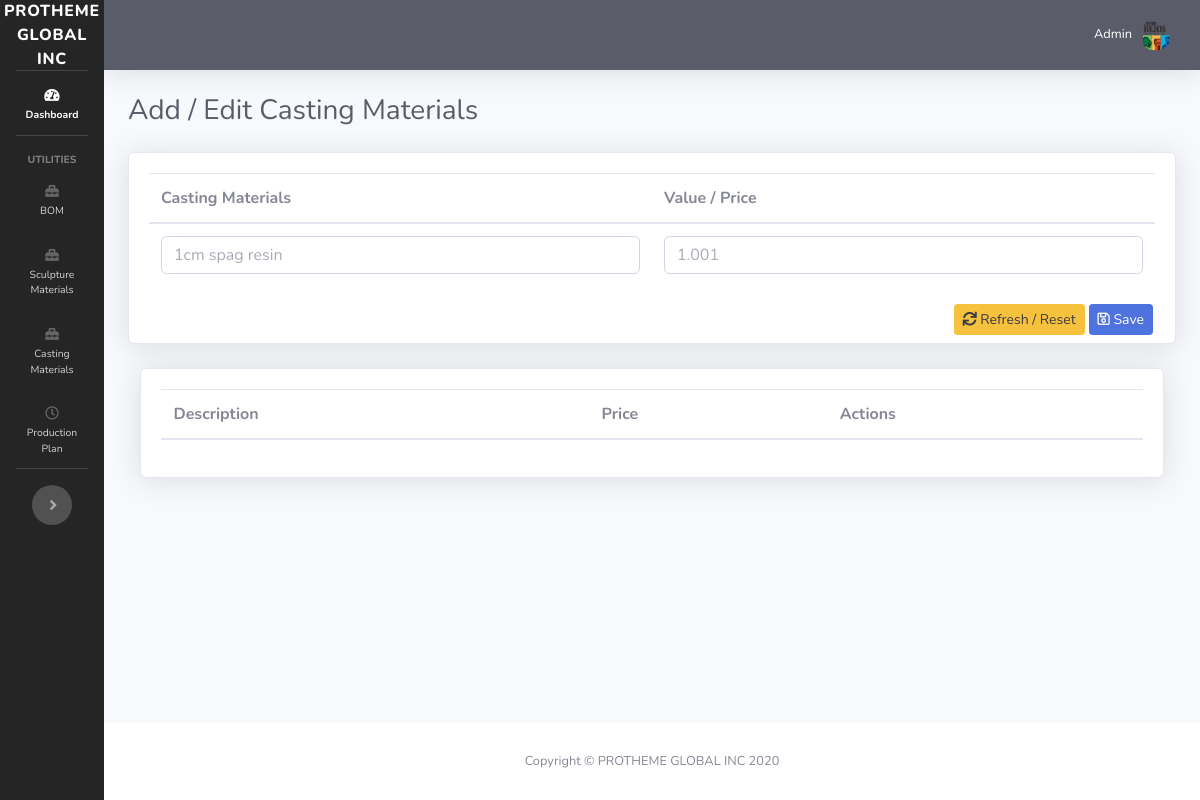
The page /add-casting-materials.php on the database as committed earlier.
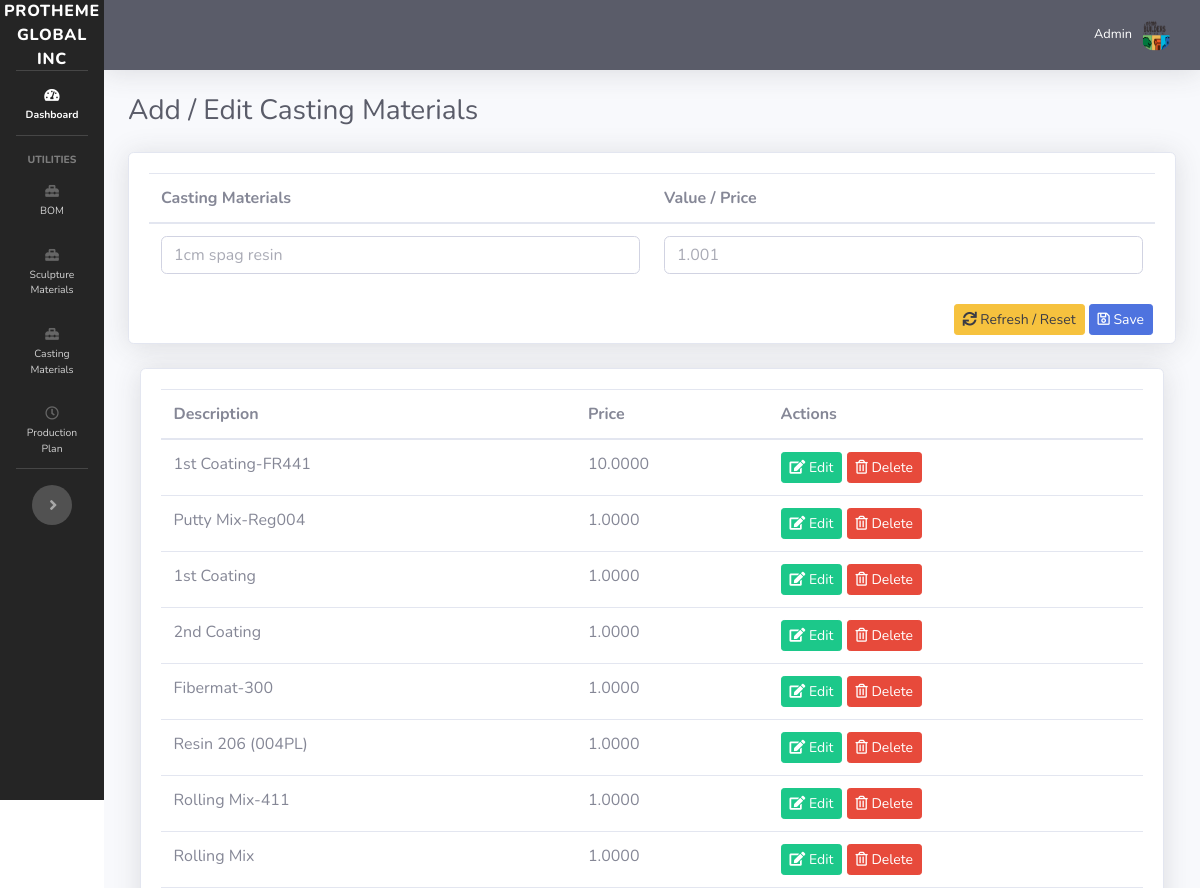
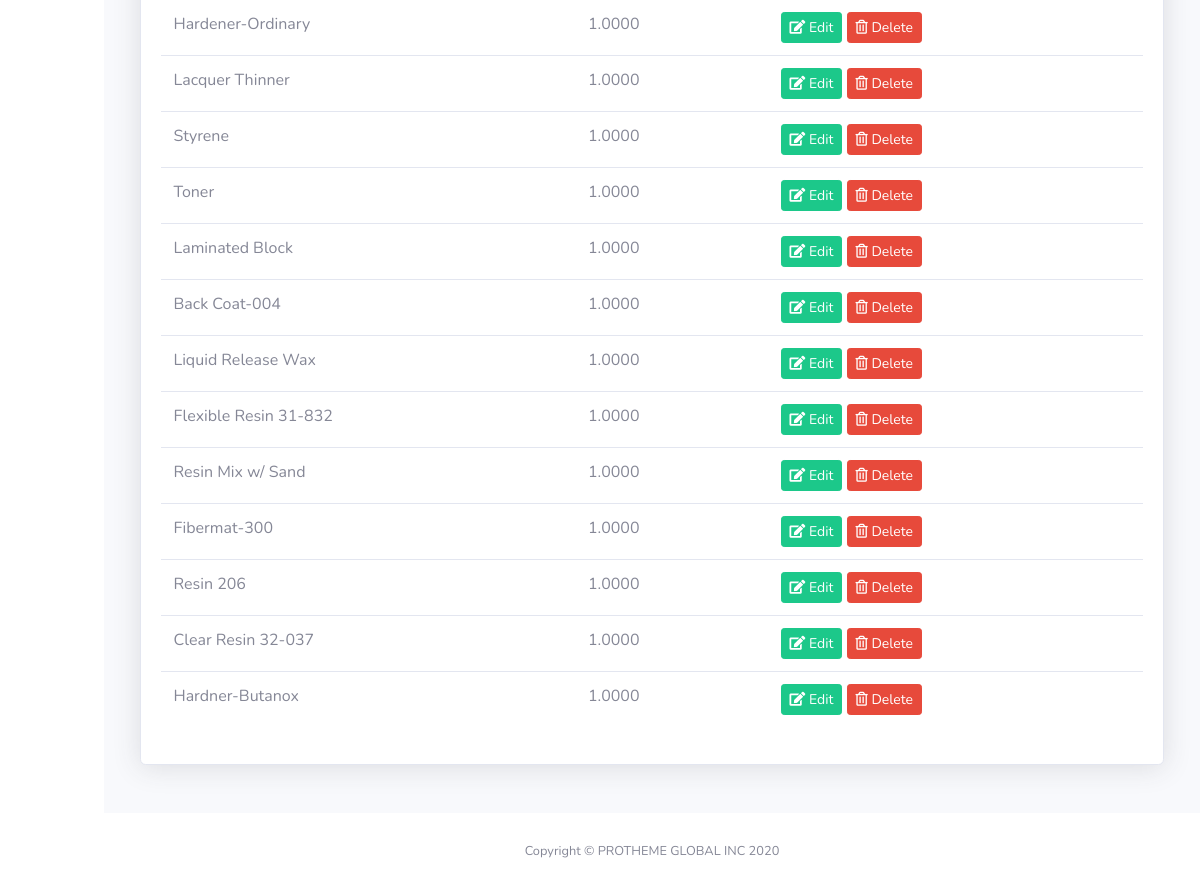
The same page on the database as committed later (2 pictures, top to bottom).
### tables this page shows
CREATE TABLE `casting_materials` (
  `id` int(11) NOT NULL,
  `description` varchar(128) NOT NULL,
  `price` decimal(12,4) NOT NULL
);

### process_materials.php (called while the page is built, shortened)
<?php
    $update_casting_materials = false;

### add-casting-materials.php (the view, shortened to what this page needs)
<?php
require_once 'process_materials.php';
include("sidebar.php");
$getCastingMaterials = $mysqli->query('SELECT * FROM casting_materials') or die ($mysqli->error);
?>
<div id="content-wrapper" class="d-flex flex-column">
    <div id="content">
        <?php
        include("topbar.php");
        ?>
        <div class="container-fluid">
            <div class="d-sm-flex align-items-center justify-content-between mb-4">
                <h1 class="h3 mb-0 text-gray-800">Add / Edit Casting Materials</h1>
            </div>
            <div class="row">
                <div class="col-lg-12 mb-4">
                    <div class="card shadow mb-4">
                        <form action="process_materials.php" method="POST" class="mb-1">
                            <div class="card-body">
                                <table class="table">
                                    <thead>
                                    <tr>
                                        <th>Casting Materials</th>
                                        <th>Value / Price</th>
                                    </tr>
                                    </thead>
                                    <tbody>
                                    <tr>
                                        <td><input type="text" class="form-control" name="casting_materials" placeholder="1cm spag resin" value="<?php if($update_casting_materials){echo $newCastingMaterials['description'];} ?>" required></td>
                                        <td><input type="number" class="form-control" name="value_price" placeholder="1.001" step="0.00001" value="<?php if($update_casting_materials){echo $newCastingMaterials['price'];} ?>" required></td>
                                    </tr>
                                    </tbody>
                                </table>
                                <button type="submit" class="btn btn-primary btn-sm mb-1 float-right" name="save_casting_materials" style="<?php if($update_casting_materials){echo"display: none;";}?> margin: 2px;"><i class="far fa-save"></i> Save</button>
                                <a href="add-sculpture-materials.php" class="btn btn-sm btn-warning float-right text-gray-900" style=" margin: 2px;"><i class="fas fa-sync"></i> Refresh / Reset</a>
                        </form>
                    </div>
                </div>
                <div class="col-lg-12 mb-4">
                    <div class="card shadow mb-12" style="padding: 2%;">
                        <table class="table" id="itemSculptureMaterials">
                            <thead>
                            <tr>
                                <th>Description</th>
                                <th>Price</th>
                                <th>Actions</th>
                            </tr>
                            </thead>
                            <tbody>
                            <?php while($newCastingMaterials=$getCastingMaterials->fetch_assoc()){ ?>
                                <tr>
                                    <td><?php echo $newCastingMaterials['description']; ?></td>
                                    <td><?php echo $newCastingMaterials['price']; ?></td>
                                    <td>
                                        <a style="" href="add-casting-materials.php?edit_casting_materials=<?php echo $newCastingMaterials['id']; ?>" class="btn btn-sm btn-success"><i class="fas fa-edit"></i> Edit</a>
                                        <button type="button" class="btn btn-sm btn-danger" data-toggle="modal" data-target="#exampleModal<?php echo $newCastingMaterials['id']; ?>">
                                            <i class="far fa-trash-alt"></i> Delete
                                        </button>
                                    </td>
                                </tr>
                            <?php }?>
                            </tbody>
                        </table>
                    </div>
                </div>
            </div>
        </div>
    </div>
</div>
<?php include("footer.php"); ?>

Rows that differ between the two databases and show on the page:
added casting_materials: description "1st Coating-FR441", price "10.0000"
added casting_materials: description "Putty Mix-Reg004", price "1.0000"
added casting_materials: description "1st Coating", price "1.0000"
added casting_materials: description "2nd Coating", price "1.0000"
added casting_materials: description "Fibermat-300", price "1.0000"
added casting_materials: description "Resin 206 (004PL)", price "1.0000"
added casting_materials: description "Rolling Mix-411", price "1.0000"
added casting_materials: description "Rolling Mix", price "1.0000"
added casting_materials: description "Hardener-Ordinary", price "1.0000"
added casting_materials: description "Lacquer Thinner", price "1.0000"
added casting_materials: description "Styrene", price "1.0000"
added casting_materials: description "Toner", price "1.0000"
added casting_materials: description "Laminated Block", price "1.0000"
added casting_materials: description "Back Coat-004", price "1.0000"
added casting_materials: description "Liquid Release Wax", price "1.0000"
added casting_materials: description "Flexible Resin 31-832", price "1.0000"
added casting_materials: description "Resin Mix w/ Sand", price "1.0000"
added casting_materials: description "Fibermat-300", price "1.0000"
added casting_materials: description "Resin 206", price "1.0000"
added casting_materials: description "Clear Resin 32-037", price "1.0000"
added casting_materials: description "Hardner-Butanox", price "1.0000"
